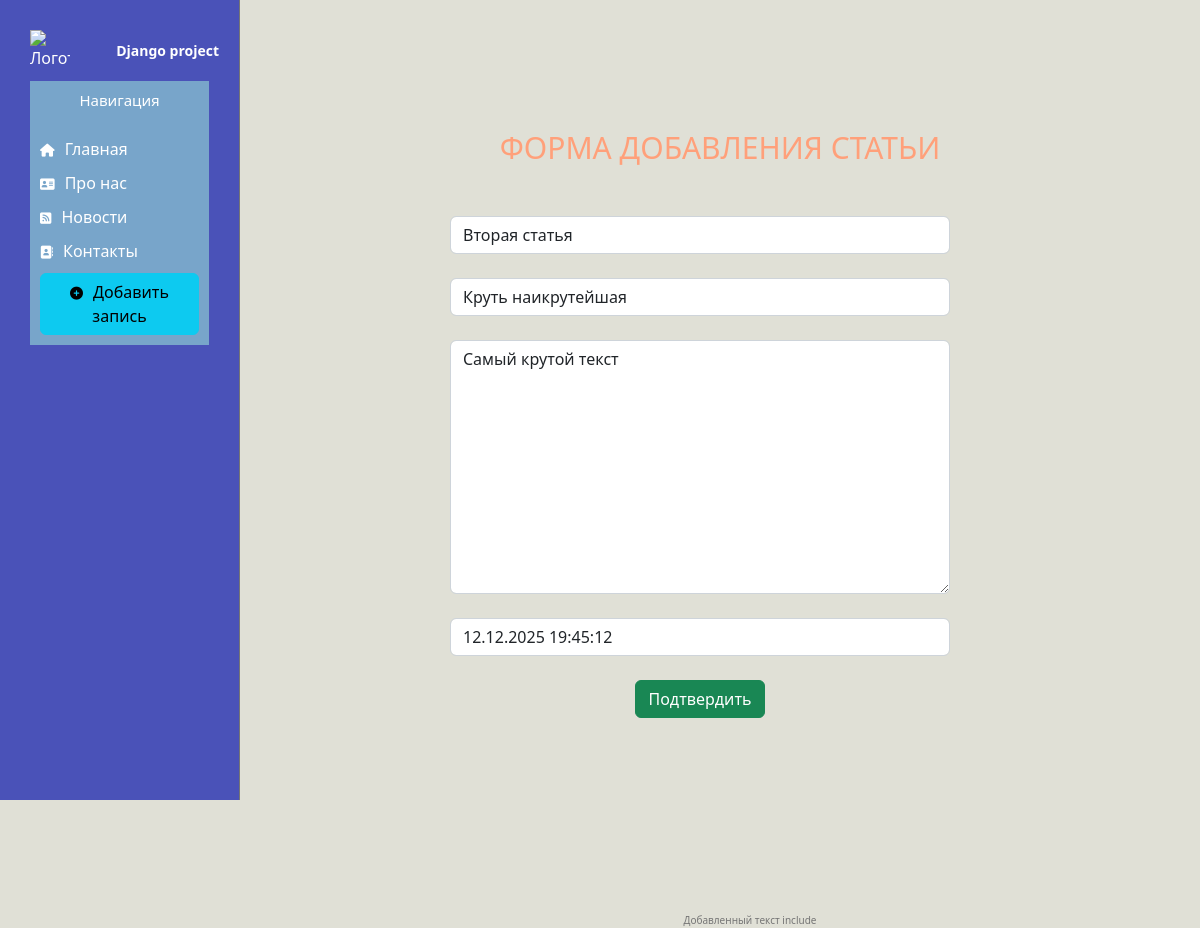
The page /news/2/update on the database its author committed.
### news/models.py (models this page shows, shortened)
class Articles(models.Model):
    title = models.CharField("Название", max_length=50)
    anons = models.CharField("Анонс", max_length=250)
    full_text = models.TextField("Полный текст статьи")
    date = models.DateTimeField("Дата публикации")
    class Meta:
        verbose_name = 'Новость'
        verbose_name_plural = 'Новости'

### news/views.py (the view)
# urls.py: path('<int:pk>/update', views.NewsUpdateView.as_view(), name = "news-update"),
class NewsUpdateView(UpdateView):
    model = Articles
    template_name = 'news/create.html'
    form_class = ArticlesForm

### news/forms.py
class ArticlesForm(ModelForm):
    class Meta:
        model = Articles
        fields = ['title', 'anons', 'full_text', 'date']
        widgets = {
            "title":TextInput(attrs={
                'class': 'form-control',
                'placeholder': 'Название статьи'
            }),
            "anons":TextInput(attrs={
                'class': 'form-control',
                'placeholder': 'Анонс статьи'
            }),
            "date":DateTimeInput(attrs={
                'class': 'form-control',
                'placeholder': 'Дата публикации'
            }),
            "full_text":Textarea(attrs={
                'class': 'form-control',
                'placeholder': 'Текст статьи'
            }),
        }

### news/templates/news/create.html (shortened to what this page needs)
{% extends 'main/layout.html' %}
{% block content %}
    <div class='features'>
        <form method="post">
            {{ form.title }}<br>
            {{ form.anons }}<br>
            {{ form.full_text }}<br>
            {{ form.date }}<br>
            <button class="btn btn-success" type="submit">Подтвердить</button>
        </form>
    </div>
{% endblock %}

### main/static/main/css/main.css (style rules this page uses)
body { background-color: rgb(224, 224, 214); }
main .features { float: left; color: lightsalmon; margin-top: 100px; text-align: center; width: 80%; padding: 2.5%; }
main h1, main h3, main h2 { text-align: center; display: block; width: 100%; }
main .features h1 { font-size: 30px; }
form { margin: 20%; width: 500px; margin-top: 50px; }

### rows shown on the page
Articles: title "Вторая статья", anons "Круть наикрутейшая", full_text "Самый крутой текст", date "12.12.2025 19:45:12"
